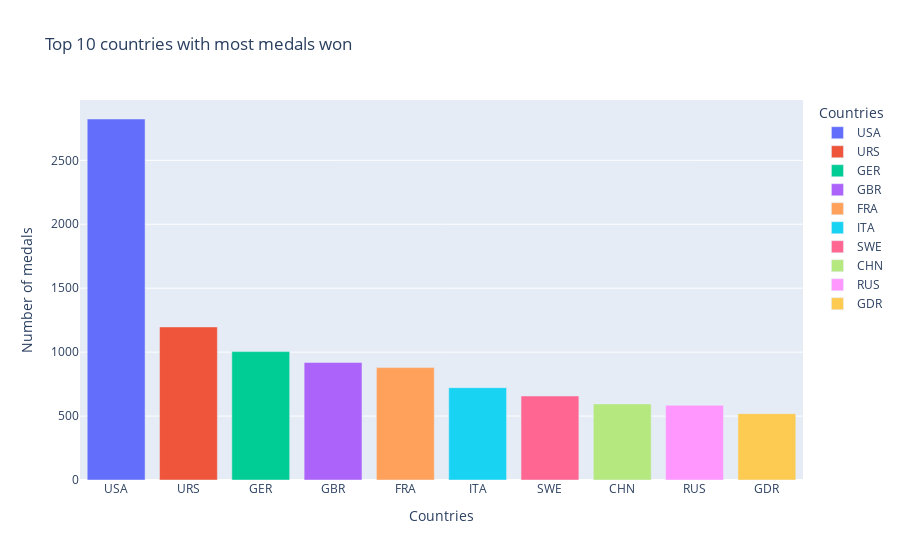

This figure's notebook cell:
### Code cell
# H
medals = df[["NOC", "Year", "Event", "Medal"]].dropna().drop_duplicates(subset=["NOC", "Year", "Event", "Medal"])
medals_per_NOC = medals.groupby("NOC")["Medal"].count().sort_values(ascending=False)
top10_NOC = medals_per_NOC[:10].reset_index()
#display(top10_NOC)

fig = px.bar(data_frame=top10_NOC,
       x="NOC", 
       y="Medal", 
       labels={"NOC": "Countries", "Medal": "Number of medals"}, 
       title="Top 10 countries with most medals won",
       color="NOC")
fig.show()

### Figure 1 — Plotly figure (JSON) as saved in the notebook; plotly's stock layout.template omitted (floating-point values rounded to 4 significant figures)
{"data": [{"hovertemplate": "Countries=%{x}<br>Number of medals=%{y}<extra></extra>", "legendgroup": "USA", "marker": {"color": "#636efa", "pattern": {"shape": ""}}, "name": "USA", "orientation": "v", "showlegend": true, "textposition": "auto", "type": "bar", "x": ["USA"], "xaxis": "x", "y": [2823], "yaxis": "y"}, {"hovertemplate": "Countries=%{x}<br>Number of medals=%{y}<extra></extra>", "legendgroup": "URS", "marker": {"color": "#EF553B", "pattern": {"shape": ""}}, "name": "URS", "orientation": "v", "showlegend": true, "textposition": "auto", "type": "bar", "x": ["URS"], "xaxis": "x", "y": [1197], "yaxis": "y"}, {"hovertemplate": "Countries=%{x}<br>Number of medals=%{y}<extra></extra>", "legendgroup": "GER", "marker": {"color": "#00cc96", "pattern": {"shape": ""}}, "name": "GER", "orientation": "v", "showlegend": true, "textposition": "auto", "type": "bar", "x": ["GER"], "xaxis": "x", "y": [1004], "yaxis": "y"}, {"hovertemplate": "Countries=%{x}<br>Number of medals=%{y}<extra></extra>", "legendgroup": "GBR", "marker": {"color": "#ab63fa", "pattern": {"shape": ""}}, "name": "GBR", "orientation": "v", "showlegend": true, "textposition": "auto", "type": "bar", "x": ["GBR"], "xaxis": "x", "y": [919], "yaxis": "y"}, {"hovertemplate": "Countries=%{x}<br>Number of medals=%{y}<extra></extra>", "legendgroup": "FRA", "marker": {"color": "#FFA15A", "pattern": {"shape": ""}}, "name": "FRA", "orientation": "v", "showlegend": true, "textposition": "auto", "type": "bar", "x": ["FRA"], "xaxis": "x", "y": [879], "yaxis": "y"}, {"hovertemplate": "Countries=%{x}<br>Number of medals=%{y}<extra></extra>", "legendgroup": "ITA", "marker": {"color": "#19d3f3", "pattern": {"shape": ""}}, "name": "ITA", "orientation": "v", "showlegend": true, "textposition": "auto", "type": "bar", "x": ["ITA"], "xaxis": "x", "y": [722], "yaxis": "y"}, {"hovertemplate": "Countries=%{x}<br>Number of medals=%{y}<extra></extra>", "legendgroup": "SWE", "marker": {"color": "#FF6692", "pattern": {"shape": ""}}, "name": "SWE", "orientation": "v", "showlegend": true, "textposition": "auto", "type": "bar", "x": ["SWE"], "xaxis": "x", "y": [657], "yaxis": "y"}, {"hovertemplate": "Countries=%{x}<br>Number of medals=%{y}<extra></extra>", "legendgroup": "CHN", "marker": {"color": "#B6E880", "pattern": {"shape": ""}}, "name": "CHN", "orientation": "v", "showlegend": true, "textposition": "auto", "type": "bar", "x": ["CHN"], "xaxis": "x", "y": [595], "yaxis": "y"}, {"hovertemplate": "Countries=%{x}<br>Number of medals=%{y}<extra></extra>", "legendgroup": "RUS", "marker": {"color": "#FF97FF", "pattern": {"shape": ""}}, "name": "RUS", "orientation": "v", "showlegend": true, "textposition": "auto", "type": "bar", "x": ["RUS"], "xaxis": "x", "y": [584], "yaxis": "y"}, {"hovertemplate": "Countries=%{x}<br>Number of medals=%{y}<extra></extra>", "legendgroup": "GDR", "marker": {"color": "#FECB52", "pattern": {"shape": ""}}, "name": "GDR", "orientation": "v", "showlegend": true, "textposition": "auto", "type": "bar", "x": ["GDR"], "xaxis": "x", "y": [519], "yaxis": "y"}], "layout": {"barmode": "relative", "legend": {"title": {"text": "Countries"}, "tracegroupgap": 0}, "title": {"text": "Top 10 countries with most medals won"}, "xaxis": {"anchor": "y", "categoryarray": ["USA", "URS", "GER", "GBR", "FRA", "ITA", "SWE", "CHN", "RUS", "GDR"], "categoryorder": "array", "domain": [0, 1], "title": {"text": "Countries"}}, "yaxis": {"anchor": "x", "domain": [0, 1], "title": {"text": "Number of medals"}}}}
